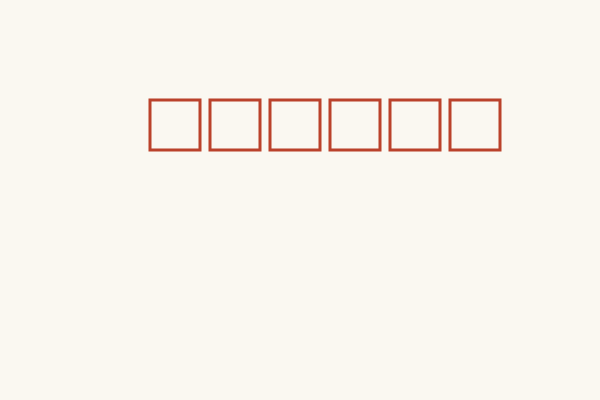
Frame 1 (no input)
Frame 60 (no input): identical to frame 1, image omitted
Frame 120 (the mouse pressed at the canvas centre since frame 60): identical to frame 1, image omitted

The p5.js sketch that drew this single still picture (run headless with seeded random() and noise() and a simulated clock; from frame 60 on, the mouse is pressed at the canvas centre):

// p5.js sketch
// ── sketch.js
let slotList = ['', '', '', '', '', ''];
let correctList = ['w', 'o', 'r', 'd', 'l', 'e'];

function setup() {
  createCanvas(600, 400);
}

function draw() {
  background(250, 248, 241);
  for (let i = 0; i < slotList.length; i++) {
    let x = 150 + i * 60;
    let y = 100;
    noFill();
    stroke(186, 66, 43);
    strokeWeight(3);

    if (isContain(slotList[i]) == true) {
      fill(237, 209, 118);
    }

    if (slotList[i] == correctList[i]) {
      fill(232, 187, 83);
    }
    rect(x, y, 50, 50);

    textAlign(CENTER, CENTER);
    textSize(32);
    text(slotList[i].toUpperCase(), x + 25, y + 25);
  }

  if (isClear() == true) {
    textAlign(CENTER, CENTER);
    textSize(32);
    fill(228, 168, 80);
    text('CLEAR', 300, 350);
  }
}

function keyPressed() {
  if(isAcceptKey(key)) {
    for (let i = 0; i < slotList.length; i++) {
      if (slotList[i] == '') {
        slotList[i] = key;
        break;
      }
    }
  }
  if (keyCode === ENTER) {
    for (let i = 0; i < slotList.length; i++) {
      slotList[i] = '';
    }
  }
  if (keyCode === BACKSPACE || keyCode === DELETE) {
    for (let i = 0; i < slotList.length; i++) {
      if (slotList[(slotList.length - 1) - i] != '') {
        slotList[(slotList.length - 1) - i] = '';
        break;
      }
    }
  }
}

function isAcceptKey(k){
  let letter = "abcdefghijklmnopqrstuvwxyz".split('');
  for (let i = 0; i < letter.length; i++) {
    if (k == letter[i]) {
      return true;
    }
  }
  return false;
}

function isClear() {
  for (let i = 0; i < slotList.length; i++) {
    if (slotList[i] != correctList[i]) {
      return false;
    }
  }
  return true;
}

function isContain(str) {
  for (let i = 0; i < slotList.length; i++) {
    if (correctList[i] == str) {
      return true;
    }
  }
  return false;
}
